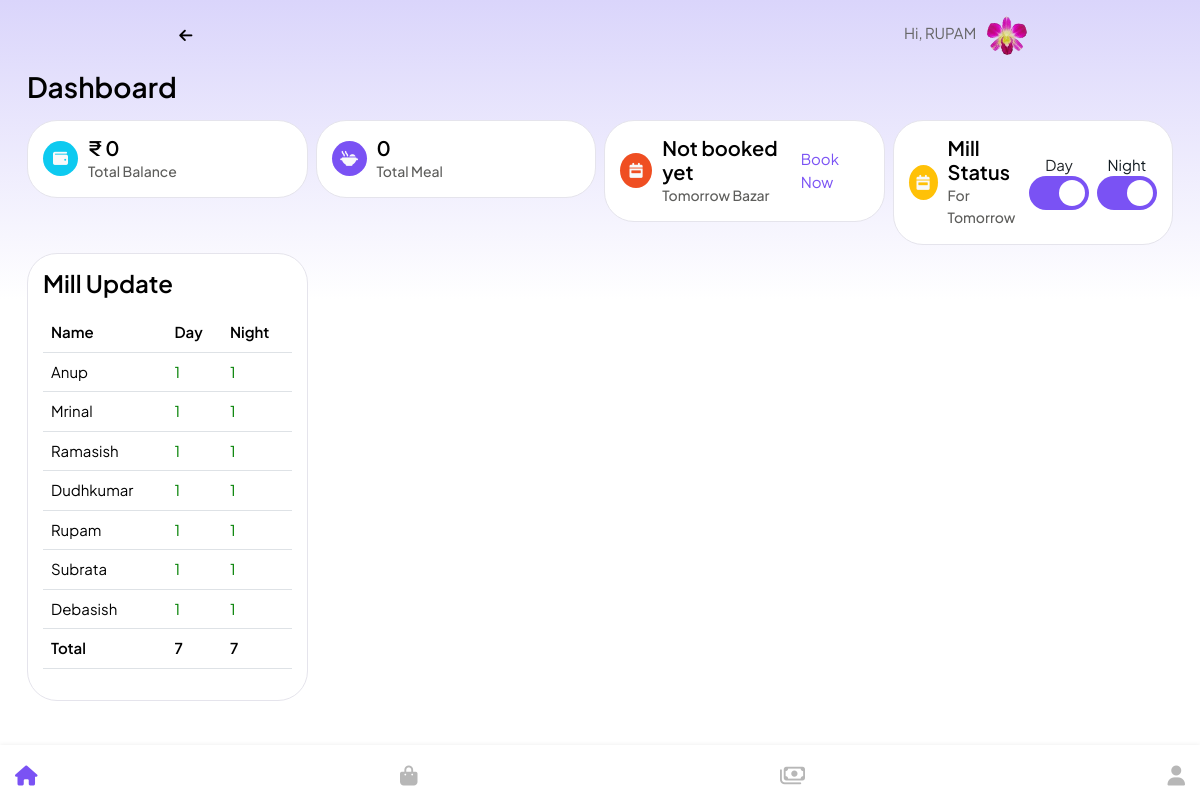
Before: /dashboard/ (signed in) with the older database file.
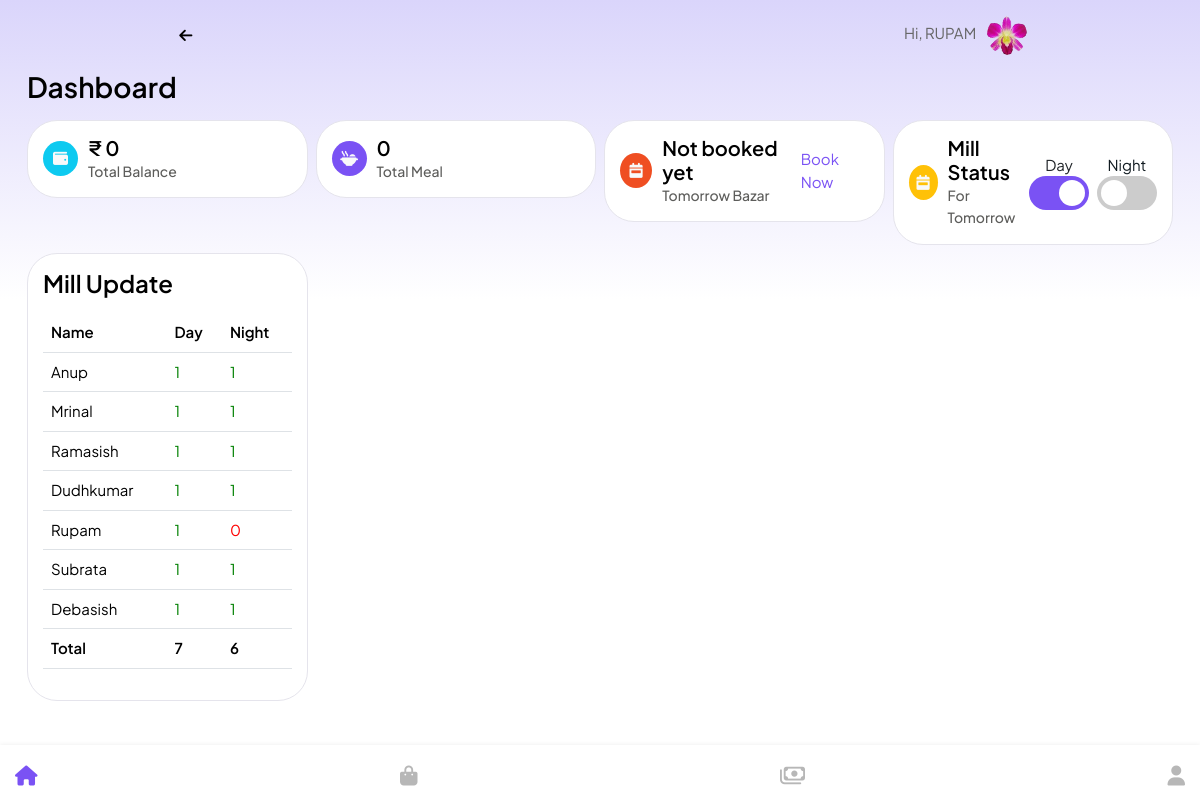
After: the same page with the newer database file.
### account/models.py (models this page shows, shortened)
class UserInfo(models.Model):
    user = models.OneToOneField(User, on_delete=models.CASCADE, primary_key=True)
    profile = models.ImageField(upload_to='profile/', null=True, blank=True)
    day = models.BooleanField(default=True)
    night = models.BooleanField(default=True)

### core/views.py (the view)
# urls.py: path('dashboard/', dashboard, name='dashboard'),
@login_required
def dashboard(request):
    bazars = Bazar.objects.filter(date__month=c_m, user_id=request.user.id)
    total_bazar = bazars.aggregate(Sum('amount'))['amount__sum'] if bazars else 0
    mills = Mill.objects.filter(user_id=request.user.id, date__month=c_m)
    total_mill = mills.aggregate(Sum('mill_count'))['mill_count__sum'] if mills else 0
    exps = Establish.objects.filter(date__month=c_m, user_id=request.user.id)
    total_exp = exps.aggregate(Sum('amount'))['amount__sum'] if exps else 0
    total_diposit = total_bazar+total_exp
    upc_bazar = Bazar.objects.filter(date__month=c_m, date__gt=datetime.now(), user_id=request.user.id, amount=0)
    try:
        today_bazar = Bazar.objects.get(date=datetime.today())
    except Bazar.DoesNotExist:
        today_bazar = ''
    tmr_bazar = Bazar.objects.filter(date__month=c_m, date__day=datetime.now().day+1)
    userinfo = UserInfo.objects.get(user_id=request.user.id)
    infos = UserInfo.objects.all()
    day_count = UserInfo.objects.filter(day=True).count()
    night_count = UserInfo.objects.filter(night=True).count()
    try:
        bill = Bill.objects.get(date__month=datetime.now().month-1, user=request.user)
    except Bill.DoesNotExist:
        bill = ''
    data = {
        'total_diposit' : total_diposit,
        'total_mill' : total_mill,
        'upc_bazar' : upc_bazar,
        'today_bazar' : today_bazar,
        'tmr_bazar' : tmr_bazar,
        'day' : userinfo.day,
        'night' : userinfo.night,
        'bill' : bill,
        'infos': infos,
        'day_count' : day_count,
        'night_count' : night_count
    }
    return render(request, 'dashboard.html', data)

### core/templatetags/my_tag.py (called while the page is built)
@register.filter
def get_profile_image(id):
    try:
        user = UserInfo.objects.get(user_id=id)
        return user.profile
    except UserInfo.DoesNotExist:
        return '/profile/user.jpg'

def get_day_after_5_days(date_str):
    date_obj = datetime.strptime(date_str, '%Y-%m-%d')
    new_date = date_obj + timedelta(days=5)
    return new_date.strftime('%B %d, %Y')

@register.filter(name='due_date')
def get_due_date(id):
    bill = Bill.objects.get(id=id)
    date = f'{bill.date.year}-{bill.date.month}-{bill.date.day}'
    due_date = get_day_after_5_days(date)
    return due_date

### templates/dashboard.html (shortened to what the changed rows need)
{% extends 'base.html' %}
{% load my_tag %}
{% block 'content' %}
    <div class="entry-content">
        <div class="container">
            <div class="d-flex justify-content-between">
                <h2>Dashboard</h2>
            </div>
            <div class="row g-2 mb-4">
                <div class="col-12 col-md-3">
                    <div class="card">
                        <div class="card-body d-flex align-items-center justify-content-between">
                            <div class="d-flex text-center">
                                <p>Night <br><label class="switch">
                                    <span class="slider round"></span>
                                    </label></p>
                            </div>
                        </div>
                    </div>
                </div>
                <div class="col-12 col-md-3">
                    <div class="card">
                        <div class="card-body ">
                            <table class="table">
                                <tr>
                                    <th>Name</th>
                                    <th>Day</th>
                                    <th>Night</th>
                                </tr>
                                {% for info in infos %}
                                    <tr>
                                        <td>{{info.user.first_name}}</td>
                                        <td>
                                        {% if info.day == True %}
                                            <span style="color: green;">1</span>
                                        {% else %}
                                            <span style="color: red;">0</span>
                                        {% endif %}
                                            </td>
                                            <td>
                                                {% if info.night == True %}
                                                    <span style="color: green;">1</span>
                                                {% else %}
                                                    <span style="color: red;">0</span>
                                                {% endif %}
                                            </td>
                                    </tr>
                                {% endfor %}
                                <tr>
                                    <th>Total</th>
                                    <th>{{ day_count }}</th>
                                    <th>{{night_count}}</th>
                                </tr>
                            </table>
                        </div>
                    </div>
                </div>
            </div>
        </div>
    </div>
{% endblock 'content' %}

Changed rows visible on the page:
changed UserInfo "Rupam": night "1" → "0"
Other visible differences:
{{ night_count }}: "7" → "6"
